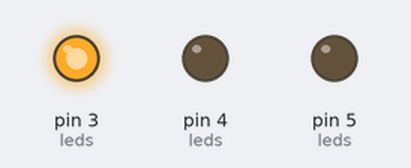
Simulated run of this sketch. Board: Arduino Uno, built with avr-gcc and run on an emulated ATmega328P. Shown: output pins drawn as LEDs (lit = HIGH).

Above: at 0.2 s.
At 1.2 s:
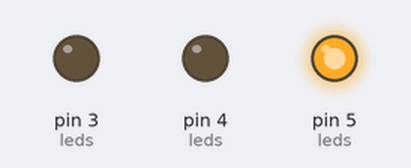
At 3.2 s:
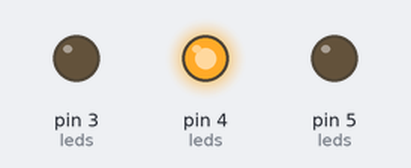
At 4.5 s:
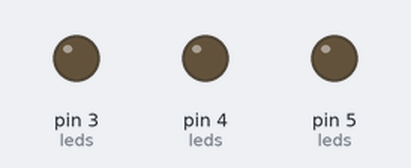
Timing chart, 0 to 5.8 s (numbered marks = the images above):
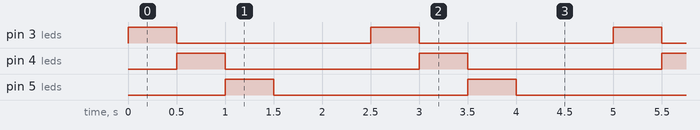

Measured:
- by itself, pin 3 (leds), pin 4 (leds), pin 5 (leds): alternates HIGH for 0.50 s and LOW for 2.0 s
- by itself, everything shown: repeats every 2.5 s, in 4 steps

The sketch:

rgb_led_example.ino
```cpp
/**
 * RGB LED test example
 */

// *** Configuration ***
const int LED_R = 3;
const int LED_G = 4;
const int LED_B = 5;
// ***

int leds[] = {LED_R, LED_G, LED_B};

void setup() {
  for (int i = 0; i < 3; i++) {
    pinMode(leds[i], OUTPUT);
  }
}

void loop() {
  // flash leds in order
  for (int i = 0; i < 3; i++) {
    digitalWrite(leds[i], HIGH);
    delay(500);
    digitalWrite(leds[i], LOW);
  }
  delay(1000);
}
```
